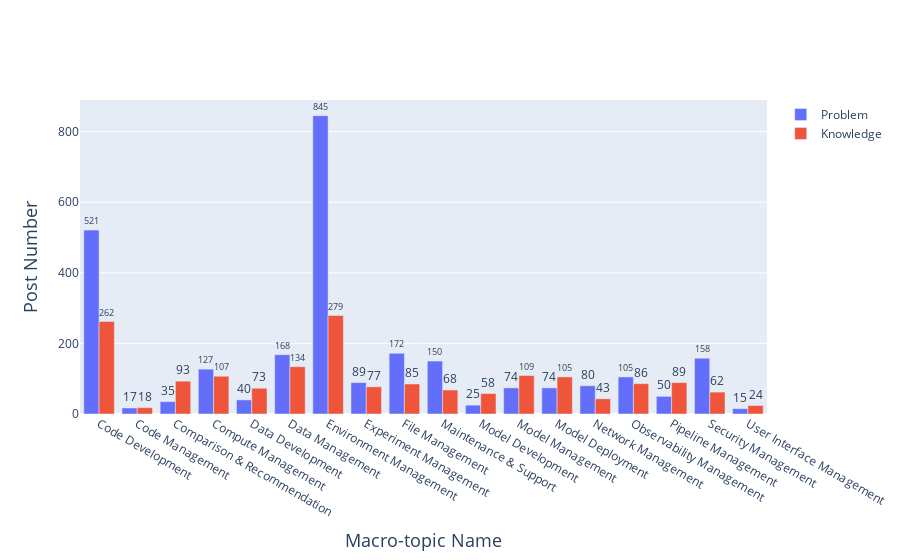

Notebook cell for this chart:
### Code cell
df = pd.read_json(os.path.join(path_rq4, 'macro-topics.json'))

categories = []
frequency_p = []
frequency_k = [] 

for index, group in df.groupby('Resolution_summary_topic_macro'):
    categories.append(macro_topic_indexing[index])
    frequency_p.append(len(group[group['Challenge_type'] == 'problem']))
    frequency_k.append(len(group[group['Challenge_type'] == 'knowledge']))
    
# Create a stacked bar chart
fig = go.Figure(data=[
    go.Bar(name='Problem', x=categories, y=frequency_p, text=frequency_p, textposition='outside'),
    go.Bar(name='Knowledge', x=categories, y=frequency_k, text=frequency_k, textposition='outside')
])

# Change the bar mode
fig.update_layout(
    barmode='group',
    xaxis_title="Macro-topic Name",
    yaxis_title="Post Number",
    xaxis=dict(title_font=dict(size=18)), 
    yaxis=dict(title_font=dict(size=18)),
)
fig.show()
fig.write_image(os.path.join(path_rq4, 'Macro-topics frequency histogram.pdf'))

### Figure 1 — Plotly figure (JSON) as saved in the notebook; plotly's stock layout.template omitted (floating-point values rounded to 4 significant figures)
{"data": [{"name": "Problem", "text": ["521", "17", "35", "127", "40", "168", "845", "89", "172", "150", "25", "74", "74", "80", "105", "50", "158", "15"], "textposition": "outside", "type": "bar", "x": ["Code Development", "Code Management", "Comparison & Recommendation", "Compute Management", "Data Development", "Data Management", "Environment Management", "Experiment Management", "File Management", "Maintenance & Support", "Model Development", "Model Management", "Model Deployment", "Network Management", "Observability Management", "Pipeline Management", "Security Management", "User Interface Management"], "y": [521, 17, 35, 127, 40, 168, 845, 89, 172, 150, 25, 74, 74, 80, 105, 50, 158, 15]}, {"name": "Knowledge", "text": ["262", "18", "93", "107", "73", "134", "279", "77", "85", "68", "58", "109", "105", "43", "86", "89", "62", "24"], "textposition": "outside", "type": "bar", "x": ["Code Development", "Code Management", "Comparison & Recommendation", "Compute Management", "Data Development", "Data Management", "Environment Management", "Experiment Management", "File Management", "Maintenance & Support", "Model Development", "Model Management", "Model Deployment", "Network Management", "Observability Management", "Pipeline Management", "Security Management", "User Interface Management"], "y": [262, 18, 93, 107, 73, 134, 279, 77, 85, 68, 58, 109, 105, 43, 86, 89, 62, 24]}], "layout": {"barmode": "group", "xaxis": {"title": {"font": {"size": 18}, "text": "Macro-topic Name"}}, "yaxis": {"title": {"font": {"size": 18}, "text": "Post Number"}}}}
